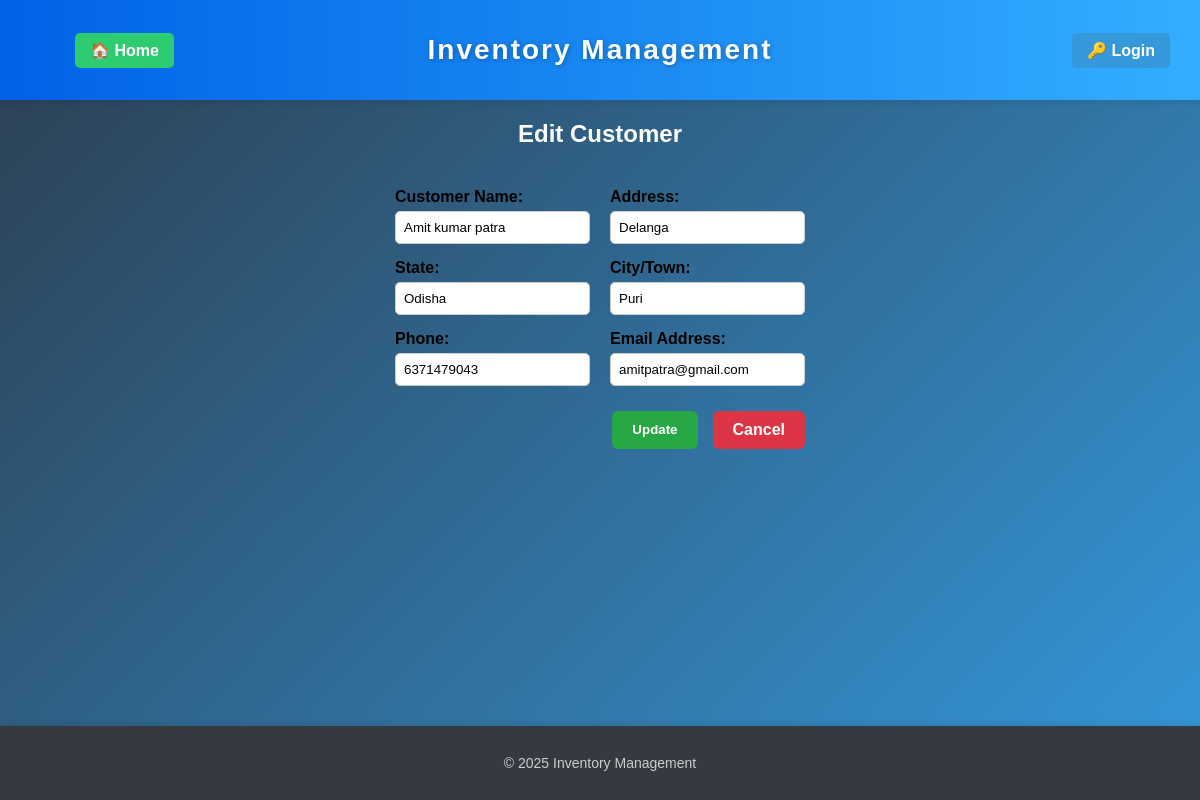
Screenshot of /customer/edit/2 with the database file from the repository.
### app/models.py (models this page shows)
class Customer(db.Model):
    id = db.Column(db.Integer, primary_key=True)
    name = db.Column(db.String(200), nullable=False, unique=True)
    address = db.Column(db.String(200), nullable=False)
    state = db.Column(db.String(200), nullable=False)
    city = db.Column(db.String(200), nullable=False)
    phone = db.Column(db.String(20), nullable=False)
    email = db.Column(db.String(200), nullable=False)

### app/routes/edit.py (the view, shortened to what this page needs)
@edit_bp.route("/customer/edit/<int:id>", methods=["GET", "POST"])
def edit_customer(id):
    cust = Customer.query.get_or_404(id)
    return render_template("edit_customer.html", cust=cust)

### app/templates/edit_customer.html
{% extends "base.html" %}
{% block content %}
<h2 class="heading">Edit Customer</h2>
<div class="form-container">
    <form method="POST">
        <div class="form-row">
            <div class="form-group">
                <label for="name">Customer Name:</label>
                <input id="name" type="text" name="name" value="{{ cust.name }}" required>
            </div>
            <div class="form-group">
                <label for="address">Address:</label>
                <input id="address" type="text" name="address" value="{{ cust.address }}" required>
            </div>
        </div>
        <div class="form-row">
            <div class="form-group">
                <label for="state">State:</label>
                <input id="state" type="text" name="state" value="{{ cust.state }}">
            </div>
            <div class="form-group">
                <label for="city">City/Town:</label>
                <input id="city" type="text" name="city" value="{{ cust.city }}">
            </div>
        </div>
        <div class="form-row">
            <div class="form-group">
                <label for="phone">Phone:</label>
                <input id="phone" type="text" name="phone" value="{{ cust.phone }}">
            </div>
            <div class="form-group">
                <label for="email">Email Address:</label>
                <input id="email" type="email" name="email" value="{{ cust.email }}">
            </div>
        </div>
        <div class="form-actions">
            <button class="form-btn-2" type="submit">Update</button>
            <a class="cancel-btn" href="{{ url_for('dashboard.customer') }}">Cancel</a>
        </div>
    </form>
</div>
{% endblock %}

### app/static/css/style.css (style rules this page uses)
body { margin: 0; font-family: Arial, sans-serif; min-height: 100vh; display: flex; flex-direction: column; background: linear-gradient(135deg, #2c3e50, #3498db); }
.heading { color: white; text-align: center; }
.form-container { max-width: 800px; margin: 0 auto; padding: 20px; }
.form-row { display: flex; gap: 20px; margin-bottom: 15px; }
.form-group { flex: 1; display: flex; flex-direction: column; }
.form-group label { margin-bottom: 5px; font-weight: bold; }
.form-group input { padding: 8px; border: 1px solid #ccc; border-radius: 5px; }
.form-actions { display: flex; justify-content: flex-end; gap: 15px; margin-top: 25px; }
.form-btn-2 { background-color: #28a745; color: white; padding: 10px 20px; border-radius: 6px; border: none; cursor: pointer; font-weight: bold; transition: background 0.3s; }
.cancel-btn { text-decoration: none; padding: 10px 20px; background-color: #dc3545; color: white; border-radius: 6px; font-weight: bold; transition: background 0.3s; }

### rows the page displays
Customer: name "Amit kumar patra", address "Delanga", state "Odisha", city "Puri", phone "6371479043", email "amitpatra@gmail.com"
